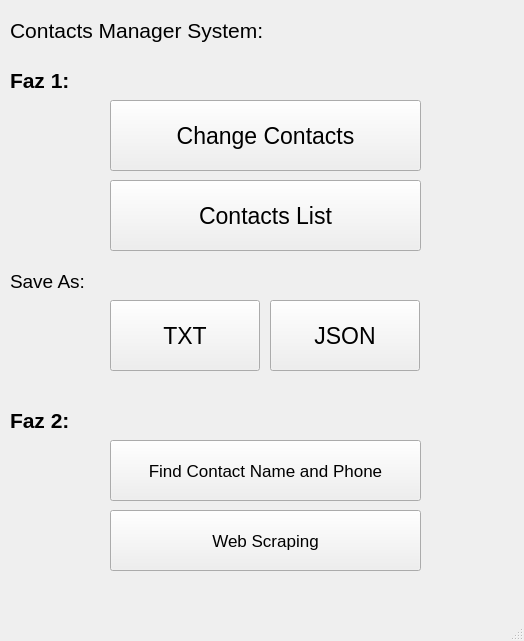
<?xml version="1.0" encoding="UTF-8"?>
<ui version="4.0">
 <class>MainWindow</class>
 <widget class="QMainWindow" name="MainWindow">
  <property name="geometry">
   <rect>
    <x>0</x>
    <y>0</y>
    <width>524</width>
    <height>641</height>
   </rect>
  </property>
  <property name="windowTitle">
   <string>Main</string>
  </property>
  <widget class="QWidget" name="centralwidget">
   <widget class="QLabel" name="label">
    <property name="geometry">
     <rect>
      <x>10</x>
      <y>10</y>
      <width>400</width>
      <height>40</height>
     </rect>
    </property>
    <property name="font">
     <font>
      <pointsize>16</pointsize>
     </font>
    </property>
    <property name="text">
     <string>Contacts Manager System:</string>
    </property>
   </widget>
   <widget class="QPushButton" name="pushButton_find">
    <property name="geometry">
     <rect>
      <x>110</x>
      <y>440</y>
      <width>311</width>
      <height>61</height>
     </rect>
    </property>
    <property name="font">
     <font>
      <pointsize>13</pointsize>
     </font>
    </property>
    <property name="styleSheet">
     <string notr="true"/>
    </property>
    <property name="text">
     <string>Find Contact Name and Phone</string>
    </property>
   </widget>
   <widget class="QPushButton" name="pushButton_change">
    <property name="geometry">
     <rect>
      <x>110</x>
      <y>100</y>
      <width>311</width>
      <height>71</height>
     </rect>
    </property>
    <property name="font">
     <font>
      <pointsize>17</pointsize>
     </font>
    </property>
    <property name="styleSheet">
     <string notr="true"/>
    </property>
    <property name="text">
     <string>Change Contacts</string>
    </property>
   </widget>
   <widget class="QPushButton" name="pushButton_contacts">
    <property name="geometry">
     <rect>
      <x>110</x>
      <y>180</y>
      <width>311</width>
      <height>71</height>
     </rect>
    </property>
    <property name="font">
     <font>
      <pointsize>17</pointsize>
     </font>
    </property>
    <property name="styleSheet">
     <string notr="true"/>
    </property>
    <property name="text">
     <string>Contacts List</string>
    </property>
   </widget>
   <widget class="QLabel" name="label_2">
    <property name="geometry">
     <rect>
      <x>10</x>
      <y>60</y>
      <width>400</width>
      <height>40</height>
     </rect>
    </property>
    <property name="font">
     <font>
      <pointsize>16</pointsize>
      <weight>75</weight>
      <bold>true</bold>
     </font>
    </property>
    <property name="text">
     <string>Faz 1:</string>
    </property>
   </widget>
   <widget class="QLabel" name="label_3">
    <property name="geometry">
     <rect>
      <x>10</x>
      <y>400</y>
      <width>400</width>
      <height>40</height>
     </rect>
    </property>
    <property name="font">
     <font>
      <pointsize>16</pointsize>
      <weight>75</weight>
      <bold>true</bold>
     </font>
    </property>
    <property name="text">
     <string>Faz 2:</string>
    </property>
   </widget>
   <widget class="QPushButton" name="pushButton_txt">
    <property name="geometry">
     <rect>
      <x>110</x>
      <y>300</y>
      <width>150</width>
      <height>71</height>
     </rect>
    </property>
    <property name="font">
     <font>
      <pointsize>17</pointsize>
     </font>
    </property>
    <property name="styleSheet">
     <string notr="true"/>
    </property>
    <property name="text">
     <string>TXT</string>
    </property>
   </widget>
   <widget class="QLabel" name="label_done">
    <property name="geometry">
     <rect>
      <x>430</x>
      <y>330</y>
      <width>91</width>
      <height>30</height>
     </rect>
    </property>
    <property name="font">
     <font>
      <pointsize>10</pointsize>
     </font>
    </property>
    <property name="text">
     <string/>
    </property>
    <property name="alignment">
     <set>Qt::AlignLeading|Qt::AlignLeft|Qt::AlignTop</set>
    </property>
    <property name="wordWrap">
     <bool>true</bool>
    </property>
   </widget>
   <widget class="QPushButton" name="pushButton_web">
    <property name="geometry">
     <rect>
      <x>110</x>
      <y>510</y>
      <width>311</width>
      <height>61</height>
     </rect>
    </property>
    <property name="font">
     <font>
      <pointsize>13</pointsize>
     </font>
    </property>
    <property name="styleSheet">
     <string notr="true"/>
    </property>
    <property name="text">
     <string>Web Scraping</string>
    </property>
   </widget>
   <widget class="QLabel" name="label_4">
    <property name="geometry">
     <rect>
      <x>10</x>
      <y>270</y>
      <width>91</width>
      <height>30</height>
     </rect>
    </property>
    <property name="font">
     <font>
      <pointsize>14</pointsize>
     </font>
    </property>
    <property name="text">
     <string>Save As:</string>
    </property>
    <property name="alignment">
     <set>Qt::AlignLeading|Qt::AlignLeft|Qt::AlignTop</set>
    </property>
    <property name="wordWrap">
     <bool>true</bool>
    </property>
   </widget>
   <widget class="QPushButton" name="pushButton_json">
    <property name="geometry">
     <rect>
      <x>270</x>
      <y>300</y>
      <width>150</width>
      <height>71</height>
     </rect>
    </property>
    <property name="font">
     <font>
      <pointsize>17</pointsize>
     </font>
    </property>
    <property name="styleSheet">
     <string notr="true"/>
    </property>
    <property name="text">
     <string>JSON</string>
    </property>
   </widget>
  </widget>
  <widget class="QMenuBar" name="menubar">
   <property name="geometry">
    <rect>
     <x>0</x>
     <y>0</y>
     <width>524</width>
     <height>25</height>
    </rect>
   </property>
  </widget>
  <widget class="QStatusBar" name="statusbar"/>
 </widget>
 <tabstops>
  <tabstop>pushButton_change</tabstop>
  <tabstop>pushButton_contacts</tabstop>
  <tabstop>pushButton_txt</tabstop>
  <tabstop>pushButton_json</tabstop>
  <tabstop>pushButton_find</tabstop>
  <tabstop>pushButton_web</tabstop>
 </tabstops>
 <resources/>
 <connections/>
</ui>
